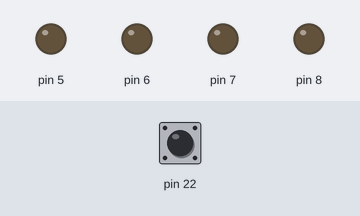
This sketch was run on a simulated Arduino Mega 2560, built with avr-gcc and run on an emulated ATmega2560. Parts: output pins drawn as LEDs (lit = HIGH). The inputs (shaded band) are chosen by the test bench; at power-on: pin 22 HIGH. What the sketch prints to the serial monitor is not drawn.

Above: at 1.2 s.
1.3 s: pin 22 driven LOW
At 2.6 s:
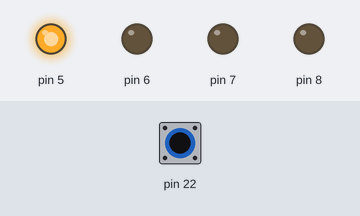
2.9 s: pin 22 pulsed HIGH 5 times (0.12 s each, 0.3 s apart)
At 5.2 s:
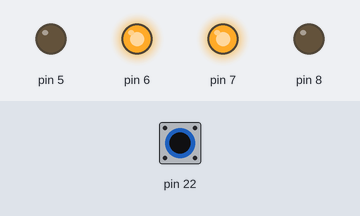
5.9 s: pin 22 pulsed HIGH 2 times (0.12 s each, 0.3 s apart)
At 7.9 s:
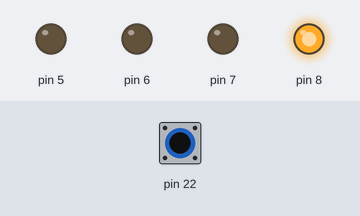
Timing chart, 0 to 9.4 s (numbered marks = the images above; inputs shaded):
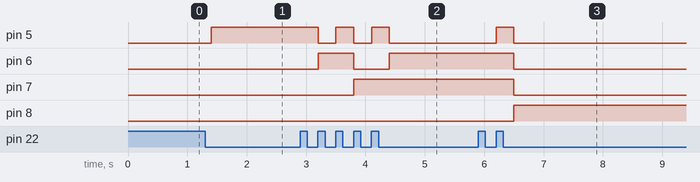

The sketch:

Sortides_1.5.ino
```cpp
/*************************************************************************
**                                                                      **
**                     Entrades-Sortides digitals                       **
**                                                                      **
*************************************************************************/

//*******  Includes  *****************************************************


//*******  Variables  ****************************************************
int I22;
int Suma;
int pin5 = LOW;
int pin6 = LOW;
int pin7 = LOW;
int pin8 = LOW;

//*******  Setup  ********************************************************
void setup(){
  Serial.begin(9600);
  pinMode (5, OUTPUT);
  pinMode (6, OUTPUT);
  pinMode (7, OUTPUT);
  pinMode (8, OUTPUT);
  pinMode (22, INPUT);

}

//*******  Loop  *********************************************************
void loop(){
  I22= digitalRead (22);

  while (I22 == HIGH ) {

  I22= digitalRead (22);
  delay (100);
   if ( I22 == LOW){
     if (Suma == 15){
       Suma=0;
     }
     else {
       Suma ++;
     }
     break;
   }
  }
  Serial.println(Suma);

  //Aquesta funció em llegeix el bit del numero, aixi redueixo molt el programa
  pin5= bitRead( Suma,0);
  pin6= bitRead( Suma,1);
  pin7= bitRead( Suma,2);
  pin8= bitRead( Suma,3);

  digitalWrite ( 5, pin5);
  digitalWrite ( 6, pin6);
  digitalWrite ( 7, pin7);
  digitalWrite ( 8, pin8);

}
```

Measured:
- after the input at 1.3 s, pin 5: LOW → HIGH after 0.10 s
- after the input at 2.9 s, pin 5: alternates HIGH for 0.30 s and LOW for 0.30 s, 5 changes in all, then stays LOW, starting after 0.30 s; pin 6: LOW → HIGH after 0.30 s, → LOW 0.60 s later, → HIGH 0.60 s later; pin 7: LOW → HIGH after 0.90 s
- after the input at 5.9 s, pin 5: LOW → HIGH after 0.30 s, → LOW 0.30 s later; pin 6, pin 7: HIGH → LOW after 0.60 s; pin 8: LOW → HIGH after 0.60 s
